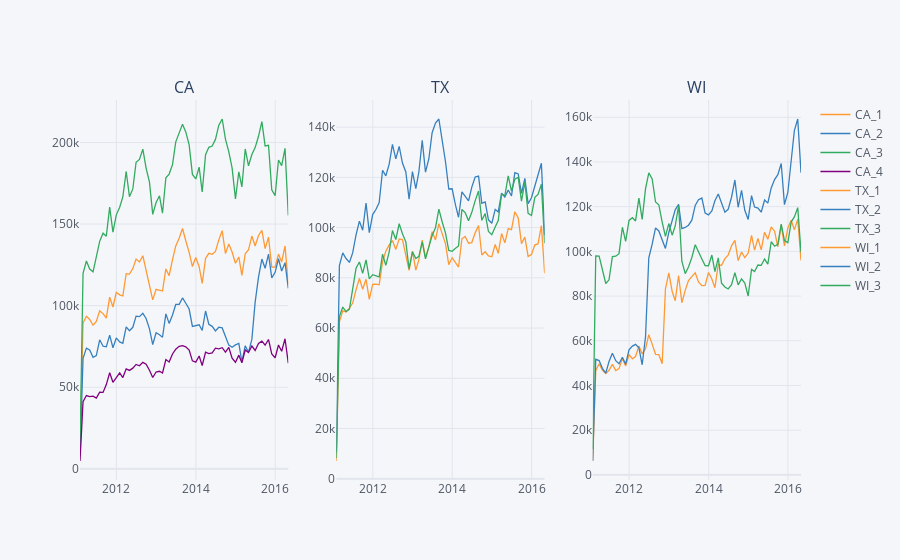

The notebook cell saved with this chart:
### Markdown cell above
Plotting monthly sales time series across different stores

### Code cell
cf.Figure(cf.subplots([store_month_level[['CA_1','CA_2','CA_3','CA_4']].figure(), \
                       store_month_level[['TX_1','TX_2','TX_3']].figure(), \
                       store_month_level[['WI_1','WI_2','WI_3']].figure()], \
                      shape=(1,3),subplot_titles=('CA', 'TX', 'WI'))).iplot()
